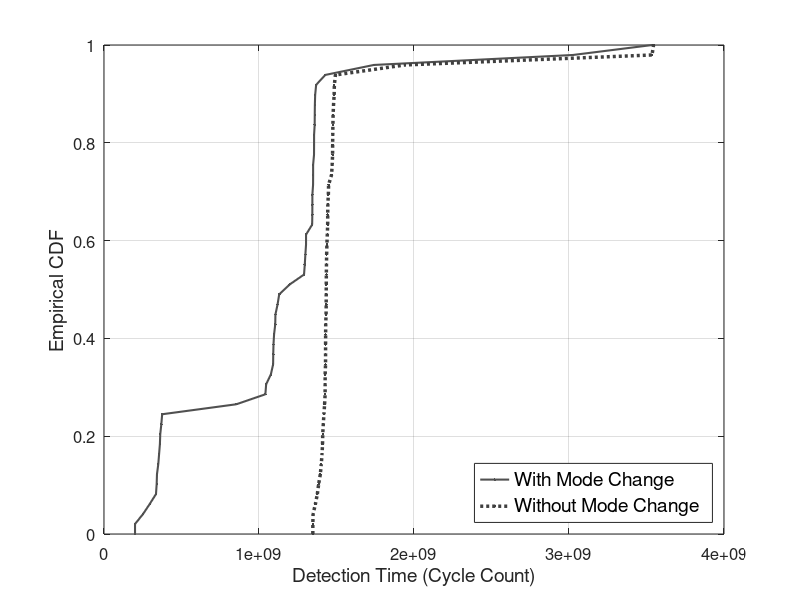

This figure's MATLAB source:
clc;
clear;
close all;

data_all = csvread('data_all.csv');

data_without_mode_change = data_all(:, 2);
data_with_mode_change = data_all(:, 1);

% data_without_mode_change = csvread('no_mode_change.txt');
% data_with_mode_change = csvread('mode_change.txt');

figure(1)
hold on
grid on
box on

set(gca,'FontSize',12);

[f,x] = ecdf(data_with_mode_change);
% plot(x,f,'DisplayName','With Mode Change','Marker','o','LineWidth',1,...
%     'Color',[0.850980401039124 0.325490206480026 0.0980392172932625]);

% Create plot
plot(x,f,'ZDataSource','','DisplayName','With Mode Change','Marker','.',...
    'LineWidth',1.5,...
    'Color',[0.313725501298904 0.313725501298904 0.313725501298904]);


[f,x] = ecdf(data_without_mode_change);
% plot(x,f,'DisplayName','Without Mode Change','Marker','square',...
%     'LineWidth',1,...
%     'Color',[0 0.447058826684952 0.74117648601532]);

% Create plot
plot(x,f,'ZDataSource','','DisplayName','Without Mode Change',...
    'Marker','.',...
    'LineWidth',2.5,...
    'LineStyle',':',...
    'Color',[0.24705882370472 0.24705882370472 0.24705882370472]);

% Create xlabel
xlabel('Detection Time (Cycle Count)',  'FontSize',14);
% Create ylabel
ylabel('Empirical CDF',  'FontSize',14);

% Create legend
legend1 = legend(gca,'show');
set(legend1,'FontSize',14, 'Location', 'southeast');





%{
figure(2)

%data_all = [data_passive, data_active];

bar(data_all);

figure(3)

data_diff = data_without_mode_change - data_with_mode_change;
bar(data_diff);
%}

m_a = mean(data_with_mode_change);
m_p = mean(data_without_mode_change);

decrease = m_p - m_a;
decreasePercentage = decrease / m_p;

std_val = ( std(data_without_mode_change) - std(data_with_mode_change) )/ std(data_without_mode_change);

fprintf('Improvement in detection time %f (with standard deviation %f) \n', decreasePercentage*100, std_val );



disp('Done everything');

